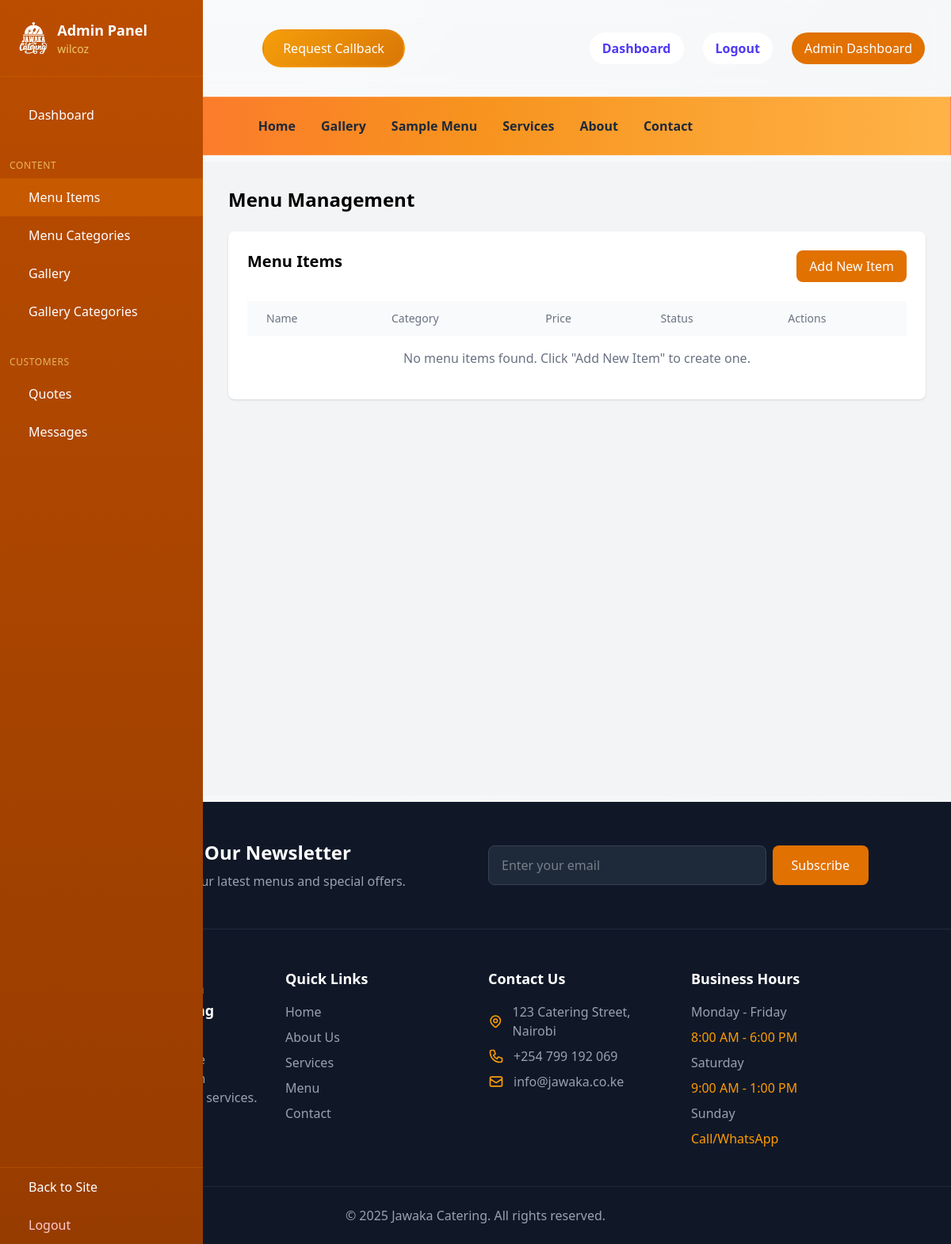
Page /custom-admin/menu/ (signed in) on the earlier database version.
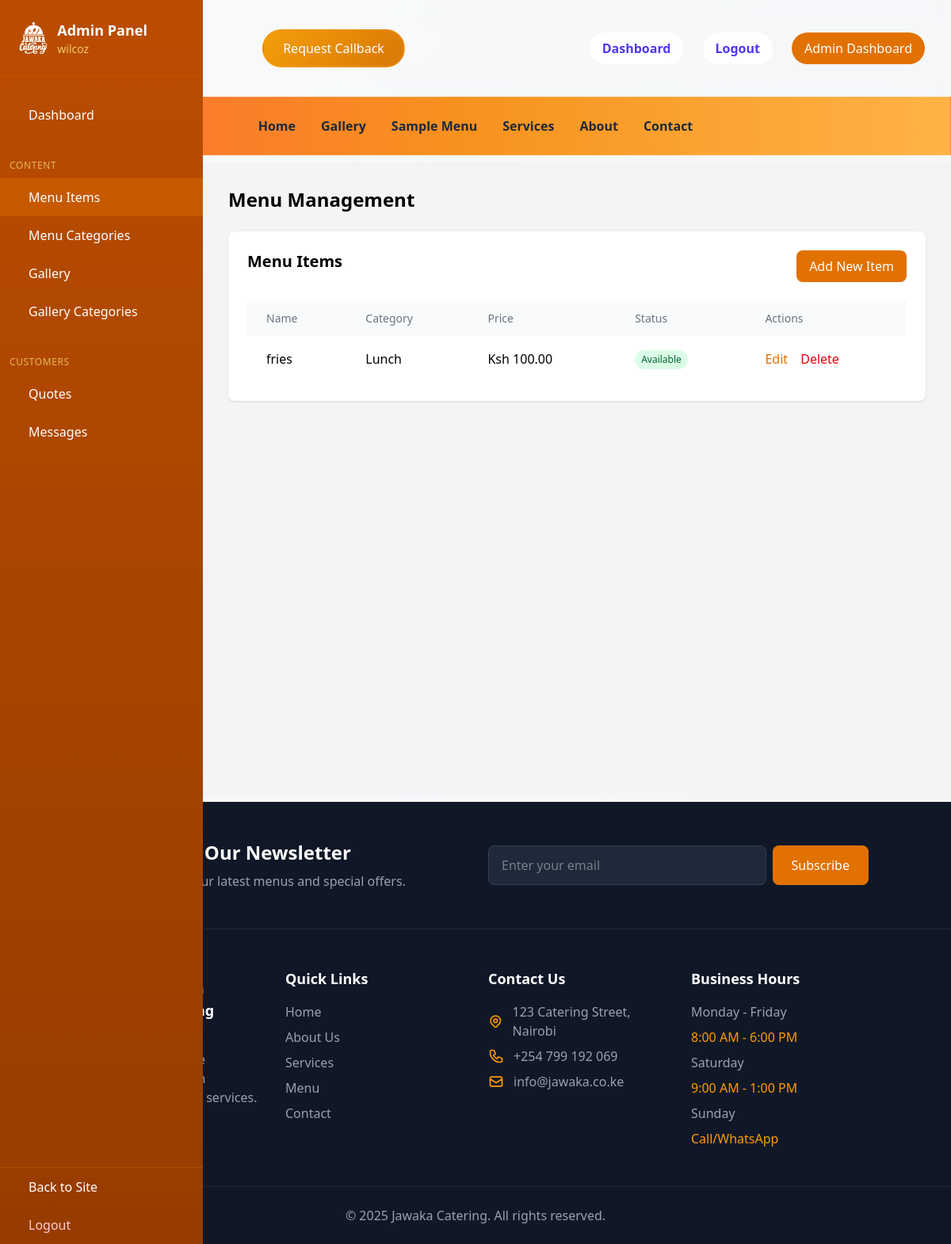
Same page on the later database version.
### japp/models.py (models this page shows, shortened)
class MenuItem(models.Model):
    category = models.ForeignKey(MenuCategory, on_delete=models.CASCADE, related_name='items')
    name = models.CharField(max_length=200)
    description = models.TextField()
    price = models.DecimalField(max_digits=10, decimal_places=2, null=True, blank=True)
    image = models.ImageField(upload_to='menu_items/')
    is_available = models.BooleanField(default=True)
    show_price = models.BooleanField(default=False, help_text="Check this to display the price on the menu")
    created_at = models.DateTimeField(auto_now_add=True)
    order = models.IntegerField(default=0, help_text="Order in which items appear (lower numbers appear first)")
    class Meta:
        ordering = ['category', 'order', 'name']

class MenuCategory(models.Model):
    name = models.CharField(max_length=100)
    slug = models.SlugField(unique=True)
    description = models.TextField(blank=True)
    image = models.ImageField(upload_to='menu_categories/')
    class Meta:
        verbose_name_plural = 'Menu Categories'

### japp/views.py (the view)
# urls.py: path('custom-admin/menu/', views.admin_menu, name='admin_menu'),
@staff_member_required
def admin_menu(request):
    menu_items = MenuItem.objects.all().order_by('category', 'name')
    context = {
        'active_tab': 'menu',
        'menu_items': menu_items
    }
    return render(request, 'japp/admin/menu.html', context)

### japp/templates/japp/admin/menu.html (shortened to what this page needs)
{% extends 'base.html' %}
{% load static %}
{% block content %}
<div class="min-h-screen bg-gray-100">
    {% include 'japp/admin/includes/sidebar.html' with active_tab='menu' %}
    <div class="ml-64 p-8">
        <h1 class="text-2xl font-bold mb-6">Menu Management</h1>
        <div class="bg-white rounded-lg shadow p-6">
            <div class="flex justify-between mb-6">
                <h2 class="text-xl font-semibold">Menu Items</h2>
                <a href="{% url 'japp:admin_menu_add' %}"
                   class="bg-amber-600 text-white px-4 py-2 rounded-lg hover:bg-amber-700 transition-colors duration-300">
                    Add New Item
                </a>
            </div>
            <div class="overflow-x-auto">
                <table class="min-w-full">
                    <thead>
                        <tr class="bg-gray-50">
                            <th class="px-6 py-3 text-left text-sm font-medium text-gray-500">Name</th>
                            <th class="px-6 py-3 text-left text-sm font-medium text-gray-500">Category</th>
                            <th class="px-6 py-3 text-left text-sm font-medium text-gray-500">Price</th>
                            <th class="px-6 py-3 text-left text-sm font-medium text-gray-500">Status</th>
                            <th class="px-6 py-3 text-left text-sm font-medium text-gray-500">Actions</th>
                        </tr>
                    </thead>
                    <tbody class="divide-y divide-gray-200">
                        {% for item in menu_items %}
                        <tr id="menu-item-{{ item.id }}">
                            <td class="px-6 py-4">{{ item.name }}</td>
                            <td class="px-6 py-4">{{ item.category.name }}</td>
                            <td class="px-6 py-4">Ksh {{ item.price|floatformat:2 }}</td>
                            <td class="px-6 py-4">
                                <button onclick="toggleStatus('{{ item.id }}')"
                                        class="px-2 py-1 text-xs rounded-full {% if item.is_available %}bg-green-100 text-green-800{% else %}bg-red-100 text-red-800{% endif %} hover:opacity-75 transition-opacity duration-300">
                                    {% if item.is_available %}Available{% else %}Unavailable{% endif %}
                                </button>
                            </td>
                            <td class="px-6 py-4">
                                <a href="{% url 'japp:admin_menu_edit' item.id %}"
                                   class="text-amber-600 hover:text-amber-800 mr-3 transition-colors duration-300">
                                    Edit
                                </a>
                                <button onclick="confirmDelete('{{ item.id }}', '{{ item.name|escapejs }}')"
                                        class="text-red-600 hover:text-red-800 transition-colors duration-300">
                                    Delete
                                </button>
                            </td>
                        </tr>
                        {% empty %}
                        <tr>
                            <td colspan="5" class="px-6 py-4 text-center text-gray-500">
                                No menu items found. Click "Add New Item" to create one.
                            </td>
                        </tr>
                        {% endfor %}
                    </tbody>
                </table>
            </div>
        </div>
    </div>
</div>
{% endblock %}

### japp/templates/japp/admin/includes/sidebar.html (shortened to what this page needs)
{% load static %}
<div class="fixed inset-y-0 left-0 w-64 bg-gradient-to-b from-amber-700 to-amber-800 text-white z-30">
    <div class="p-6 border-b border-amber-600/30">
        <a href="{% url 'japp:home' %}" class="flex items-center space-x-3">
            <img src="{% static 'images/branding/logo.png' %}" alt="Jawaka Catering" class="h-10 w-auto brightness-0 invert">
            <div>
                <h2 class="text-lg font-bold">Admin Panel</h2>
                <p class="text-sm text-amber-200/80">{{ request.user.get_full_name|default:request.user.username }}</p>
            </div>
        </a>
    </div>
    <nav class="mt-6">
        <a href="{% url 'japp:admin_dashboard' %}"
           class="flex items-center px-6 py-3 hover:bg-amber-600/30 {% if active_tab == 'dashboard' %}bg-amber-600/40{% endif %} transition-colors duration-200">
            <span>Dashboard</span>
        </a>
        <div class="px-3 py-2 text-xs text-amber-200/70 uppercase tracking-wider mt-6 font-medium">Content</div>
        <a href="{% url 'japp:admin_menu' %}"
           class="flex items-center px-6 py-3 hover:bg-amber-600/30 {% if active_tab == 'menu' %}bg-amber-600/40{% endif %} transition-colors duration-200">
            <span>Menu Items</span>
        </a>
        <a href="{% url 'japp:admin_menu_categories' %}"
           class="flex items-center px-6 py-3 hover:bg-amber-600/30 {% if active_tab == 'menu_categories' %}bg-amber-600/40{% endif %} transition-colors duration-200">
            <span>Menu Categories</span>
        </a>
        <a href="{% url 'japp:admin_gallery' %}"
           class="flex items-center px-6 py-3 hover:bg-amber-600/30 {% if active_tab == 'gallery' %}bg-amber-600/40{% endif %} transition-colors duration-200">
            <span>Gallery</span>
        </a>
        <a href="{% url 'japp:admin_gallery_categories' %}"
           class="flex items-center px-6 py-3 hover:bg-amber-600/30 {% if active_tab == 'gallery_categories' %}bg-amber-600/40{% endif %} transition-colors duration-200">
            <span>Gallery Categories</span>
        </a>
        <div class="px-3 py-2 text-xs text-amber-200/70 uppercase tracking-wider mt-6 font-medium">Customers</div>
        <a href="{% url 'japp:admin_quotes' %}"
           class="flex items-center px-6 py-3 hover:bg-amber-600/30 {% if active_tab == 'quotes' %}bg-amber-600/40{% endif %} transition-colors duration-200">
            <span>Quotes</span>
        </a>
        <a href="{% url 'japp:admin_contacts' %}"
           class="flex items-center px-6 py-3 hover:bg-amber-600/30 {% if active_tab == 'contacts' %}bg-amber-600/40{% endif %} transition-colors duration-200">
            <span>Messages</span>
        </a>
        <div class="absolute bottom-0 left-0 right-0 border-t border-amber-600/30">
            <a href="{% url 'japp:home' %}"
               class="flex items-center px-6 py-3 hover:bg-amber-600/30 transition-colors duration-200">
                <span>Back to Site</span>
            </a>
            <a href="{% url 'users:logout' %}"
               class="flex items-center px-6 py-3 hover:bg-red-500/20 text-red-200 transition-colors duration-200">
                <span>Logout</span>
            </a>
        </div>
    </nav>
</div>

Differences in the rows shown:
added MenuItem: name "fries", category.name "Lunch", price "100.00", is_available "Available"
Other differences:
text no longer shown: "No menu items found. Click \"Add New Item\" to create one."
